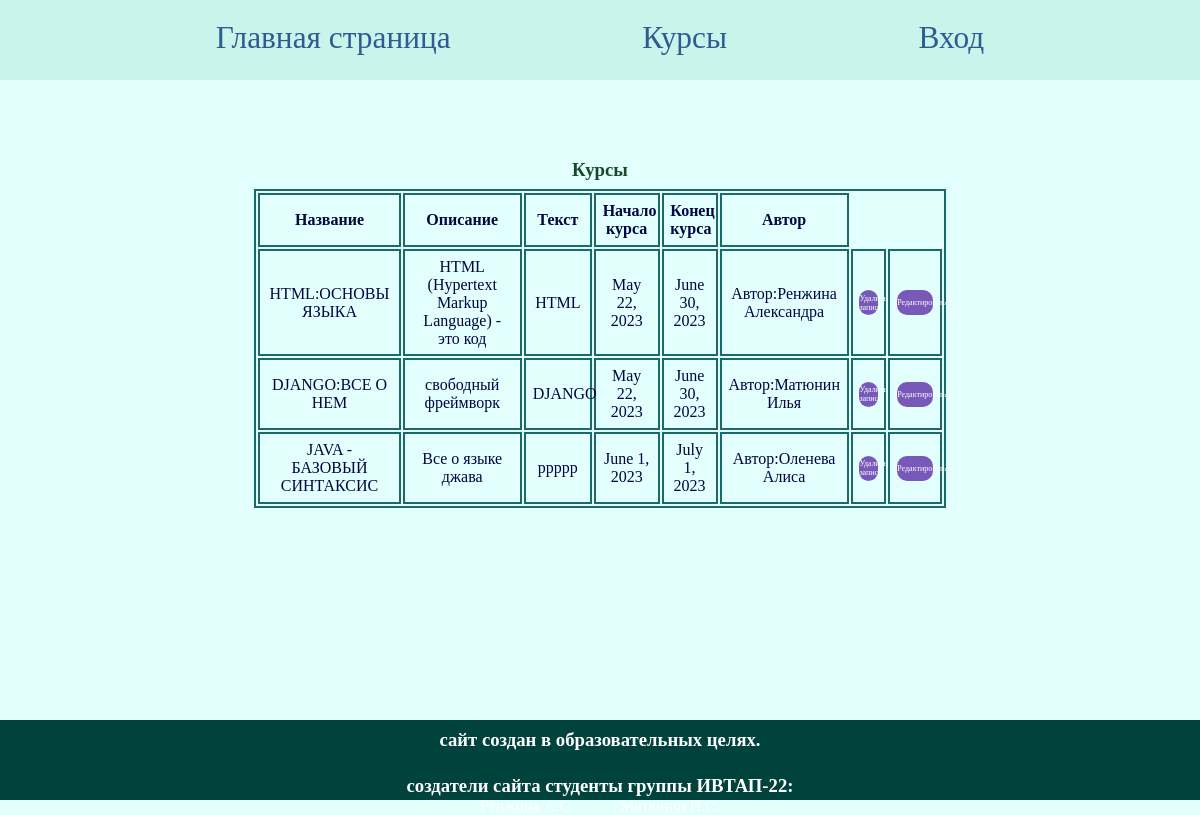
The app's page /admin_course with its own data.
### bd/models.py (models this page shows, shortened)
class Courses(models.Model):
    header = models.TextField('Заголовок',max_length=50)
    description = models.TextField('Описание',max_length=50)
    main_text = models.TextField('Основной текст',max_length=50)
    start_date = models.DateField('Начало курса',null=True)
    end_date = models.DateField('Конец курса',null=True)
    id_author = models.OneToOneField(Authors, on_delete=models.CASCADE)
    class Meta:
        verbose_name = 'Курс'
        verbose_name_plural = 'Курсы'

class Authors(models.Model):
    id_user = models.OneToOneField(User, on_delete=models.CASCADE)
    surname = models.CharField('Фамилия', max_length=30)
    name = models.CharField('Имя', max_length=30)
    email = models.EmailField('email')
    def __str__(self):
        return f'Автор:{self.surname} {self.name}'
    class Meta:
        verbose_name = 'Автор'
        verbose_name_plural = 'Авторы'

### bd/views.py (the view)
# urls.py: path('admin_course', views.all_courses, name='admin_courses'),
def all_courses(request):
    courses = Courses.objects.all()
    return render(request, 'bd/adminPanel/all_courses.html', {'courses': courses})

### bd/templates/bd/adminPanel/all_courses.html (shortened to what this page needs)
{% extends 'bd/layout.html' %}
{% load static %}
{% block links %}
<link rel="stylesheet" href="{% static 'bd/css/admin_panel.css' %}">
{% endblock %}
{% block content %}
<div class="osnova">
<h3>Курсы</h3>
 <table>
  <tr>
   <th>Название</th>
   <th>Описание</th>
   <th>Текст</th>
   <th>Начало курса</th>
   <th>Конец курса</th>
   <th>Автор</th>
  </tr>
   {% for el in courses %}
   <tr>
    <td>{{el.header}}</td>
    <td>{{el.description}}</td>
    <td>{{el.main_text}}</td>
    <td>{{el.start_date}}</td>
    <td>{{el.end_date}}</td>
    <td>{{el.id_author}}</td>
    <td>
     <a href="{% url 'delete_course' el.id %}">
      <li>
      <button class="btn">
       Удалить запись
      </button>
      </li>
     </a>
   </td>
     <td>
     <a href="{% url 'update_course_admin' el.id %}">
      <li>
      <button class="btn">
       Редактировать
      </button>
      </li>
     </a>
   </td>
   </tr>
   {% endfor %}
 </table>
</div>
{% endblock %}

### bd/static/bd/css/main.css (style rules this page uses)
* { margin: 0; padding: 0; }
html { height: 100%; }
body { width: 100%; height: 100%; background: #E3FFFD; display: flex; flex-direction: column; align-items: center; }
li { list-style-type: none; }

### bd/static/bd/css/admin_panel.css (style rules this page uses)
.osnova { display:flex; flex-direction:column; width:80%; height:80%; }
.osnova table { border: 2px solid #1b6969; width:90%; height:50%; margin-top:1%; margin-left:5%; }
.osnova table tr td, .osnova table tr th { border: 2px solid #1b6969; text-align:center; font-family: "Times New Roman", Times, serif; color: #010540; padding:1%; }
h3 { margin-top:2%; color: #164a2b; text-align: center; font-family: "Times New Roman", Times, serif; }
.btn { width: 100%; height:25px; background: #7859ba; color: #fff; border: #fff; border-radius:10px; font-size:50%; font-family: "Times New Roman", Times, serif; }

### records on screen
Courses: header "HTML:ОСНОВЫ ЯЗЫКА", description "HTML (Hypertext Markup Language) - это код", main_text "HTML", start_date "May 22, 2023", end_date "June 30, 2023", id_author "Автор:Ренжина Александра"
Courses: header "DJANGO:ВСЕ О НЕМ", description "свободный фреймворк", main_text "DJANGO", start_date "May 22, 2023", end_date "June 30, 2023", id_author "Автор:Матюнин Илья"
Courses: header "JAVA - БАЗОВЫЙ СИНТАКСИС", description "Все о языке джава", main_text "ррррр", start_date "June 1, 2023", end_date "July 1, 2023", id_author "Автор:Оленева Алиса"
